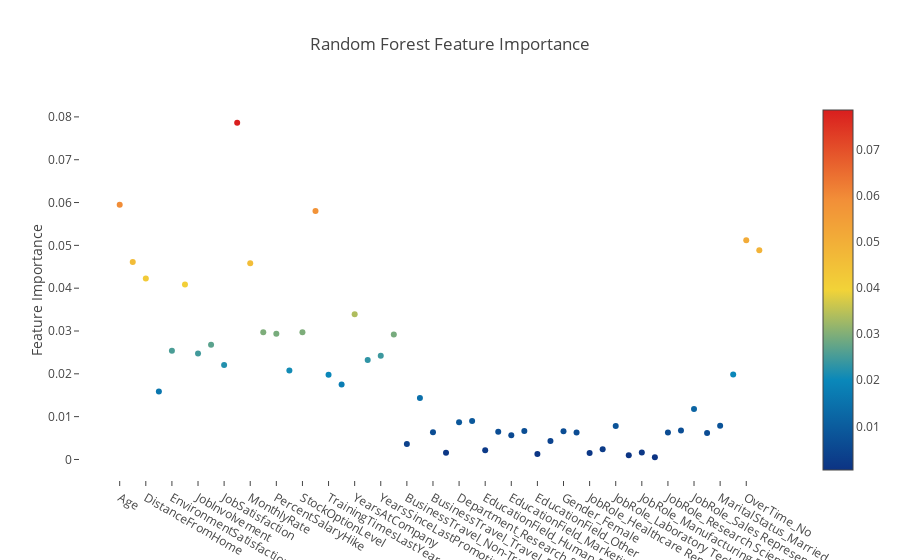

The cell this chart's notebook holds for it:
### Code cell
import plotly.offline as py
py.init_notebook_mode(connected=True)
import plotly.graph_objs as go

# Scatter plot 
trace = go.Scatter(
    y = rf.feature_importances_,
    x = X.columns.values,
    #x = attrition_final.columns.values,
    
    mode='markers',
    marker=dict(
        sizemode = 'diameter',
        sizeref = 1,
        size = 6,
        #size= rf.feature_importances_,
        #color = np.random.randn(500),
        color = rf.feature_importances_,
        colorscale='Portland',
        showscale=True
    ),
    text = X.columns.values
)
data = [trace]

layout= go.Layout(
    autosize= True,
    title= 'Random Forest Feature Importance',
    hovermode= 'closest',
     xaxis= dict(
         ticklen= 5,
         showgrid=False,
        zeroline=False,
        showline=False
     ),
    yaxis=dict(
        title= 'Feature Importance',
        showgrid=False,
        zeroline=False,
        ticklen= 5,
        gridwidth= 2
    ),
    showlegend= False
)
fig = go.Figure(data=data, layout=layout)
py.iplot(fig,filename='scatter2010')

### Figure 1 — Plotly figure (JSON) as saved in the notebook; plotly's stock layout.template omitted (floating-point values rounded to 4 significant figures)
{"data": [{"marker": {"color": [0.05951, 0.04613, 0.04226, 0.01585, 0.0254, 0.04084, 0.02475, 0.02679, 0.02207, 0.07863, 0.0458, 0.0297, 0.02934, 0.0208, 0.02972, 0.05801, 0.01979, 0.01751, 0.03393, 0.02325, 0.02424, 0.02918, 0.003636, 0.01435, 0.006363, 0.001547, 0.008677, 0.008997, 0.002152, 0.006484, 0.005657, 0.006671, 0.0013, 0.004289, 0.006565, 0.006294, 0.001482, 0.002371, 0.007807, 0.0009842, 0.001617, 0.0005175, 0.006292, 0.006739, 0.01181, 0.00616, 0.007889, 0.01984, 0.05117, 0.04883], "colorscale": "Portland", "showscale": true, "size": 6, "sizemode": "diameter", "sizeref": 1}, "mode": "markers", "text": ["Age", "DailyRate", "DistanceFromHome", "Education", "EnvironmentSatisfaction", "HourlyRate", "JobInvolvement", "JobLevel", "JobSatisfaction", "MonthlyIncome", "MonthlyRate", "NumCompaniesWorked", "PercentSalaryHike", "RelationshipSatisfaction", "StockOptionLevel", "TotalWorkingYears", "TrainingTimesLastYear", "WorkLifeBalance", "YearsAtCompany", "YearsInCurrentRole", "YearsSinceLastPromotion", "YearsWithCurrManager", "BusinessTravel_Non-Travel", "BusinessTravel_Travel_Frequently", "BusinessTravel_Travel_Rarely", "Department_Human Resources", "Department_Research & Development", "Department_Sales", "EducationField_Human Resources", "EducationField_Life Sciences", "EducationField_Marketing", "EducationField_Medical", "EducationField_Other", "EducationField_Technical Degree", "Gender_Female", "Gender_Male", "JobRole_Healthcare Representative", "JobRole_Human Resources", "JobRole_Laboratory Technician", "JobRole_Manager", "JobRole_Manufacturing Director", "JobRole_Research Director", "JobRole_Research Scientist", "JobRole_Sales Executive", "JobRole_Sales Representative", "MaritalStatus_Divorced", "MaritalStatus_Married", "MaritalStatus_Single", "OverTime_No", "OverTime_Yes"], "type": "scatter", "x": ["Age", "DailyRate", "DistanceFromHome", "Education", "EnvironmentSatisfaction", "HourlyRate", "JobInvolvement", "JobLevel", "JobSatisfaction", "MonthlyIncome", "MonthlyRate", "NumCompaniesWorked", "PercentSalaryHike", "RelationshipSatisfaction", "StockOptionLevel", "TotalWorkingYears", "TrainingTimesLastYear", "WorkLifeBalance", "YearsAtCompany", "YearsInCurrentRole", "YearsSinceLastPromotion", "YearsWithCurrManager", "BusinessTravel_Non-Travel", "BusinessTravel_Travel_Frequently", "BusinessTravel_Travel_Rarely", "Department_Human Resources", "Department_Research & Development", "Department_Sales", "EducationField_Human Resources", "EducationField_Life Sciences", "EducationField_Marketing", "EducationField_Medical", "EducationField_Other", "EducationField_Technical Degree", "Gender_Female", "Gender_Male", "JobRole_Healthcare Representative", "JobRole_Human Resources", "JobRole_Laboratory Technician", "JobRole_Manager", "JobRole_Manufacturing Director", "JobRole_Research Director", "JobRole_Research Scientist", "JobRole_Sales Executive", "JobRole_Sales Representative", "MaritalStatus_Divorced", "MaritalStatus_Married", "MaritalStatus_Single", "OverTime_No", "OverTime_Yes"], "y": [0.05951, 0.04613, 0.04226, 0.01585, 0.0254, 0.04084, 0.02475, 0.02679, 0.02207, 0.07863, 0.0458, 0.0297, 0.02934, 0.0208, 0.02972, 0.05801, 0.01979, 0.01751, 0.03393, 0.02325, 0.02424, 0.02918, 0.003636, 0.01435, 0.006363, 0.001547, 0.008677, 0.008997, 0.002152, 0.006484, 0.005657, 0.006671, 0.0013, 0.004289, 0.006565, 0.006294, 0.001482, 0.002371, 0.007807, 0.0009842, 0.001617, 0.0005175, 0.006292, 0.006739, 0.01181, 0.00616, 0.007889, 0.01984, 0.05117, 0.04883]}], "layout": {"autosize": true, "hovermode": "closest", "showlegend": false, "title": "Random Forest Feature Importance", "xaxis": {"showgrid": false, "showline": false, "ticklen": 5, "zeroline": false}, "yaxis": {"gridwidth": 2, "showgrid": false, "ticklen": 5, "title": "Feature Importance", "zeroline": false}}}
